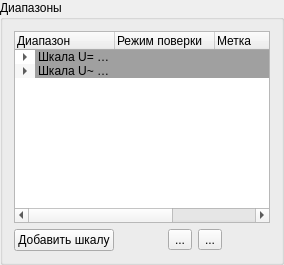
          <widget class="QGroupBox" name="groupBox_28">
           <property name="title">
            <string>Диапазоны</string>
           </property>
           <layout class="QVBoxLayout" name="verticalLayout_33">
            <item>
             <widget class="QTreeWidget" name="treeWidget_7">
              <property name="alternatingRowColors">
               <bool>true</bool>
              </property>
              <column>
               <property name="text">
                <string>Диапазон</string>
               </property>
              </column>
              <column>
               <property name="text">
                <string>Режим поверки</string>
               </property>
              </column>
              <column>
               <property name="text">
                <string>Метка</string>
               </property>
              </column>
              <column>
               <property name="text">
                <string>Номинал</string>
               </property>
              </column>
              <item>
               <property name="text">
                <string>Шкала U= (0 - 150)</string>
               </property>
               <property name="background">
                <brush brushstyle="SolidPattern">
                 <color alpha="255">
                  <red>160</red>
                  <green>160</green>
                  <blue>160</blue>
                 </color>
                </brush>
               </property>
               <property name="foreground">
                <brush brushstyle="NoBrush">
                 <color alpha="255">
                  <red>255</red>
                  <green>255</green>
                  <blue>255</blue>
                 </color>
                </brush>
               </property>
               <property name="text">
                <string/>
               </property>
               <property name="background">
                <brush brushstyle="SolidPattern">
                 <color alpha="255">
                  <red>160</red>
                  <green>160</green>
                  <blue>160</blue>
                 </color>
                </brush>
               </property>
               <property name="foreground">
                <brush brushstyle="NoBrush">
                 <color alpha="255">
                  <red>255</red>
                  <green>255</green>
                  <blue>255</blue>
                 </color>
                </brush>
               </property>
               <property name="text">
                <string/>
               </property>
               <property name="background">
                <brush brushstyle="SolidPattern">
                 <color alpha="255">
                  <red>160</red>
                  <green>160</green>
                  <blue>160</blue>
                 </color>
                </brush>
               </property>
               <property name="text">
                <string/>
               </property>
               <item>
                <property name="text">
                 <string>U= 100 В</string>
                </property>
                <property name="text">
                 <string/>
                </property>
                <property name="text">
                 <string/>
                </property>
                <property name="text">
                 <string/>
                </property>
                <item>
                 <property name="text">
                  <string>10 В</string>
                 </property>
                 <property name="text">
                  <string>+↗</string>
                 </property>
                 <property name="text">
                  <string>15</string>
                 </property>
                 <property name="text">
                  <string/>
                 </property>
                </item>
                <item>
                 <property name="text">
                  <string>50 В</string>
                 </property>
                 <property name="text">
                  <string>+↗</string>
                 </property>
                 <property name="text">
                  <string>75</string>
                 </property>
                 <property name="text">
                  <string/>
                 </property>
                </item>
                <item>
                 <property name="text">
                  <string>100 В</string>
                 </property>
                 <property name="text">
                  <string>+↗</string>
                 </property>
                 <property name="text">
                  <string>150</string>
                 </property>
                 <property name="text">
                  <string/>
                 </property>
                </item>
                <item>
                 <property name="text">
                  <string>100 В</string>
                 </property>
                 <property name="text">
                  <string>+↘</string>
                 </property>
                 <property name="text">
                  <string>150</string>
                 </property>
                 <property name="text">
                  <string/>
                 </property>
                </item>
                <item>
                 <property name="text">
                  <string>50 В</string>
                 </property>
                 <property name="text">
                  <string>+↘</string>
                 </property>
                 <property name="text">
                  <string>75</string>
                 </property>
                 <property name="text">
                  <string/>
                 </property>
                </item>
                <item>
                 <property name="text">
                  <string>10 В</string>
                 </property>
                 <property name="text">
                  <string>+↘</string>
                 </property>
                 <property name="text">
                  <string>15</string>
                 </property>
                 <property name="text">
                  <string/>
                 </property>
                </item>
                <item>
                 <property name="text">
                  <string>10 В</string>
                 </property>
                 <property name="text">
                  <string>-↗</string>
                 </property>
                 <property name="text">
                  <string>15</string>
                 </property>
                 <property name="text">
                  <string/>
                 </property>
                </item>
                <item>
                 <property name="text">
                  <string>50 В</string>
                 </property>
                 <property name="text">
                  <string>-↗</string>
                 </property>
                 <property name="text">
                  <string>75</string>
                 </property>
                 <property name="text">
                  <string/>
                 </property>
                </item>
                <item>
                 <property name="text">
                  <string>100 В</string>
                 </property>
                 <property name="text">
                  <string>-↗</string>
                 </property>
                 <property name="text">
                  <string>150</string>
                 </property>
                 <property name="text">
                  <string/>
                 </property>
                </item>
                <item>
                 <property name="text">
                  <string>100 В</string>
                 </property>
                 <property name="text">
                  <string>-↘</string>
                 </property>
                 <property name="text">
                  <string>150</string>
                 </property>
                 <property name="text">
                  <string/>
                 </property>
                </item>
                <item>
                 <property name="text">
                  <string>50 В</string>
                 </property>
                 <property name="text">
                  <string>-↘</string>
                 </property>
                 <property name="text">
                  <string>75</string>
                 </property>
                 <property name="text">
                  <string/>
                 </property>
                </item>
                <item>
                 <property name="text">
                  <string>10 В</string>
                 </property>
                 <property name="text">
                  <string>-↘</string>
                 </property>
                 <property name="text">
                  <string>15</string>
                 </property>
                 <property name="text">
                  <string/>
                 </property>
                </item>
               </item>
               <item>
                <property name="text">
                 <string>U= 10 В</string>
                </property>
                <property name="text">
                 <string/>
                </property>
                <property name="text">
                 <string/>
                </property>
                <property name="text">
                 <string/>
                </property>
                <item>
                 <property name="text">
                  <string>1 В</string>
                 </property>
                 <property name="text">
                  <string>+↗</string>
                 </property>
                 <property name="text">
                  <string>15</string>
                 </property>
                 <property name="text">
                  <string/>
                 </property>
                </item>
                <item>
                 <property name="text">
                  <string>5 В</string>
                 </property>
                 <property name="text">
                  <string>+↗</string>
                 </property>
                 <property name="text">
                  <string>75</string>
                 </property>
                 <property name="text">
                  <string/>
                 </property>
                </item>
                <item>
                 <property name="text">
                  <string>10 В</string>
                 </property>
                 <property name="text">
                  <string>+↗</string>
                 </property>
                 <property name="text">
                  <string>150</string>
                 </property>
                 <property name="text">
                  <string/>
                 </property>
                </item>
                <item>
                 <property name="text">
                  <string>10 В</string>
                 </property>
                 <property name="text">
                  <string>+↘</string>
                 </property>
                 <property name="text">
                  <string>150</string>
                 </property>
                 <property name="text">
                  <string/>
                 </property>
                </item>
                <item>
                 <property name="text">
                  <string>5 В</string>
                 </property>
                 <property name="text">
                  <string>+↘</string>
                 </property>
                 <property name="text">
                  <string>75</string>
                 </property>
                 <property name="text">
                  <string/>
                 </property>
                </item>
                <item>
                 <property name="text">
                  <string>1 В</string>
                 </property>
                 <property name="text">
                  <string>+↘</string>
                 </property>
                 <property name="text">
                  <string>15</string>
                 </property>
                 <property name="text">
                  <string/>
                 </property>
                </item>
                <item>
                 <property name="text">
                  <string>1 В</string>
                 </property>
                 <property name="text">
                  <string>-↗</string>
                 </property>
                 <property name="text">
                  <string>15</string>
                 </property>
                 <property name="text">
                  <string/>
                 </property>
                </item>
                <item>
                 <property name="text">
                  <string>5 В</string>
                 </property>
                 <property name="text">
                  <string>-↗</string>
                 </property>
                 <property name="text">
                  <string>75</string>
                 </property>
                 <property name="text">
                  <string/>
                 </property>
                </item>
                <item>
                 <property name="text">
                  <string>10 В</string>
                 </property>
                 <property name="text">
                  <string>-↗</string>
                 </property>
                 <property name="text">
                  <string>150</string>
                 </property>
                 <property name="text">
                  <string/>
                 </property>
                </item>
                <item>
                 <property name="text">
                  <string>10 В</string>
                 </property>
                 <property name="text">
                  <string>-↘</string>
                 </property>
                 <property name="text">
                  <string>150</string>
                 </property>
                 <property name="text">
                  <string/>
                 </property>
                </item>
                <item>
                 <property name="text">
                  <string>5 В</string>
                 </property>
                 <property name="text">
                  <string>-↘</string>
                 </property>
                 <property name="text">
                  <string>75</string>
                 </property>
                 <property name="text">
                  <string/>
                 </property>
                </item>
                <item>
                 <property name="text">
                  <string>1 В</string>
                 </property>
                 <property name="text">
                  <string>-↘</string>
                 </property>
                 <property name="text">
                  <string>15</string>
                 </property>
                 <property name="text">
                  <string/>
                 </property>
                </item>
               </item>
               <item>
                <property name="text">
                 <string>U= 1 В</string>
                </property>
                <property name="text">
                 <string/>
                </property>
                <property name="text">
                 <string/>
                </property>
                <property name="text">
                 <string/>
                </property>
                <property name="flags">
                 <set>ItemIsDragEnabled|ItemIsUserCheckable|ItemIsEnabled</set>
                </property>
                <item>
                 <property name="text">
                  <string>0,1 В</string>
                 </property>
                 <property name="text">
                  <string/>
                 </property>
                 <property name="text">
                  <string/>
                 </property>
                 <property name="text">
                  <string/>
                 </property>
                </item>
               </item>
               <item>
                <property name="text">
                 <string>U= 0,1 В</string>
                </property>
                <property name="text">
                 <string/>
                </property>
                <property name="text">
                 <string/>
                </property>
                <property name="text">
                 <string/>
                </property>
                <item>
                 <property name="text">
                  <string>0,01 В</string>
                 </property>
                 <property name="text">
                  <string/>
                 </property>
                 <property name="text">
                  <string/>
                 </property>
                 <property name="text">
                  <string/>
                 </property>
                </item>
               </item>
              </item>
              <item>
               <property name="text">
                <string>Шкала U~ (0 - 150)</string>
               </property>
               <property name="background">
                <brush brushstyle="SolidPattern">
                 <color alpha="255">
                  <red>160</red>
                  <green>160</green>
                  <blue>160</blue>
                 </color>
                </brush>
               </property>
               <property name="foreground">
                <brush brushstyle="NoBrush">
                 <color alpha="255">
                  <red>255</red>
                  <green>255</green>
                  <blue>255</blue>
                 </color>
                </brush>
               </property>
               <property name="text">
                <string/>
               </property>
               <property name="background">
                <brush brushstyle="SolidPattern">
                 <color alpha="255">
                  <red>160</red>
                  <green>160</green>
                  <blue>160</blue>
                 </color>
                </brush>
               </property>
               <property name="foreground">
                <brush brushstyle="NoBrush">
                 <color alpha="255">
                  <red>255</red>
                  <green>255</green>
                  <blue>255</blue>
                 </color>
                </brush>
               </property>
               <property name="text">
                <string/>
               </property>
               <property name="background">
                <brush brushstyle="SolidPattern">
                 <color alpha="255">
                  <red>160</red>
                  <green>160</green>
                  <blue>160</blue>
                 </color>
                </brush>
               </property>
               <property name="text">
                <string/>
               </property>
               <item>
                <property name="text">
                 <string>U~ 100 В</string>
                </property>
                <property name="text">
                 <string/>
                </property>
                <property name="text">
                 <string/>
                </property>
                <property name="text">
                 <string/>
                </property>
                <item>
                 <property name="text">
                  <string>10 В</string>
                 </property>
                 <property name="text">
                  <string>+↗</string>
                 </property>
                 <property name="text">
                  <string>15</string>
                 </property>
                 <property name="text">
                  <string/>
                 </property>
                </item>
                <item>
                 <property name="text">
                  <string>50 В</string>
                 </property>
                 <property name="text">
                  <string>+↗</string>
                 </property>
                 <property name="text">
                  <string>75</string>
                 </property>
                 <property name="text">
                  <string/>
                 </property>
                </item>
                <item>
                 <property name="text">
                  <string>100 В</string>
                 </property>
                 <property name="text">
                  <string>+↗</string>
                 </property>
                 <property name="text">
                  <string>150</string>
                 </property>
                 <property name="text">
                  <string/>
                 </property>
                </item>
                <item>
                 <property name="text">
                  <string>100 В</string>
                 </property>
                 <property name="text">
                  <string>+↘</string>
                 </property>
                 <property name="text">
                  <string>150</string>
                 </property>
                 <property name="text">
                  <string/>
                 </property>
                </item>
                <item>
                 <property name="text">
                  <string>50 В</string>
                 </property>
                 <property name="text">
                  <string>+↘</string>
                 </property>
                 <property name="text">
                  <string>75</string>
                 </property>
                 <property name="text">
                  <string/>
                 </property>
                </item>
                <item>
                 <property name="text">
                  <string>10 В</string>
                 </property>
                 <property name="text">
                  <string>+↘</string>
                 </property>
                 <property name="text">
                  <string>15</string>
                 </property>
                 <property name="text">
                  <string/>
                 </property>
                </item>
                <item>
                 <property name="text">
                  <string>10 В</string>
                 </property>
                 <property name="text">
                  <string>-↗</string>
                 </property>
                 <property name="text">
                  <string>15</string>
                 </property>
                 <property name="text">
                  <string/>
                 </property>
                </item>
                <item>
                 <property name="text">
                  <string>50 В</string>
                 </property>
                 <property name="text">
                  <string>-↗</string>
                 </property>
                 <property name="text">
                  <string>75</string>
                 </property>
                 <property name="text">
                  <string/>
                 </property>
                </item>
                <item>
                 <property name="text">
                  <string>100 В</string>
                 </property>
                 <property name="text">
                  <string>-↗</string>
                 </property>
                 <property name="text">
                  <string>150</string>
                 </property>
                 <property name="text">
                  <string/>
                 </property>
                </item>
                <item>
                 <property name="text">
                  <string>100 В</string>
                 </property>
                 <property name="text">
                  <string>-↘</string>
                 </property>
                 <property name="text">
                  <string>150</string>
                 </property>
                 <property name="text">
                  <string/>
                 </property>
                </item>
                <item>
                 <property name="text">
                  <string>50 В</string>
                 </property>
                 <property name="text">
                  <string>-↘</string>
                 </property>
                 <property name="text">
                  <string>75</string>
                 </property>
                 <property name="text">
                  <string/>
                 </property>
                </item>
                <item>
                 <property name="text">
                  <string>10 В</string>
                 </property>
                 <property name="text">
                  <string>-↘</string>
                 </property>
                 <property name="text">
                  <string>15</string>
                 </property>
                 <property name="text">
                  <string/>
                 </property>
                </item>
               </item>
              </item>
             </widget>
            </item>
            <item>
             <layout class="QHBoxLayout" name="horizontalLayout_38">
              <item>
               <widget class="QPushButton" name="pushButton_44">
                <property name="text">
                 <string>Добавить шкалу</string>
                </property>
               </widget>
              </item>
              <item>
               <spacer name="horizontalSpacer_38">
                <property name="orientation">
                 <enum>Qt::Horizontal</enum>
                </property>
                <property name="sizeHint" stdset="0">
                 <size>
                  <width>40</width>
                  <height>20</height>
                 </size>
                </property>
               </spacer>
              </item>
              <item>
               <widget class="QToolButton" name="toolButton_15">
                <property name="text">
                 <string>...</string>
                </property>
                <property name="icon">
                 <iconset resource="Res.qrc">
                  <normaloff>:/Images/Images/up.png</normaloff>:/Images/Images/up.png</iconset>
                </property>
               </widget>
              </item>
              <item>
               <widget class="QToolButton" name="toolButton_16">
                <property name="text">
                 <string>...</string>
                </property>
                <property name="icon">
                 <iconset resource="Res.qrc">
                  <normaloff>:/Images/Images/down.png</normaloff>:/Images/Images/down.png</iconset>
                </property>
               </widget>
              </item>
              <item>
               <spacer name="horizontalSpacer_27">
                <property name="orientation">
                 <enum>Qt::Horizontal</enum>
                </property>
                <property name="sizeHint" stdset="0">
                 <size>
                  <width>40</width>
                  <height>20</height>
                 </size>
                </property>
               </spacer>
              </item>
             </layout>
            </item>
           </layout>
          </widget>
